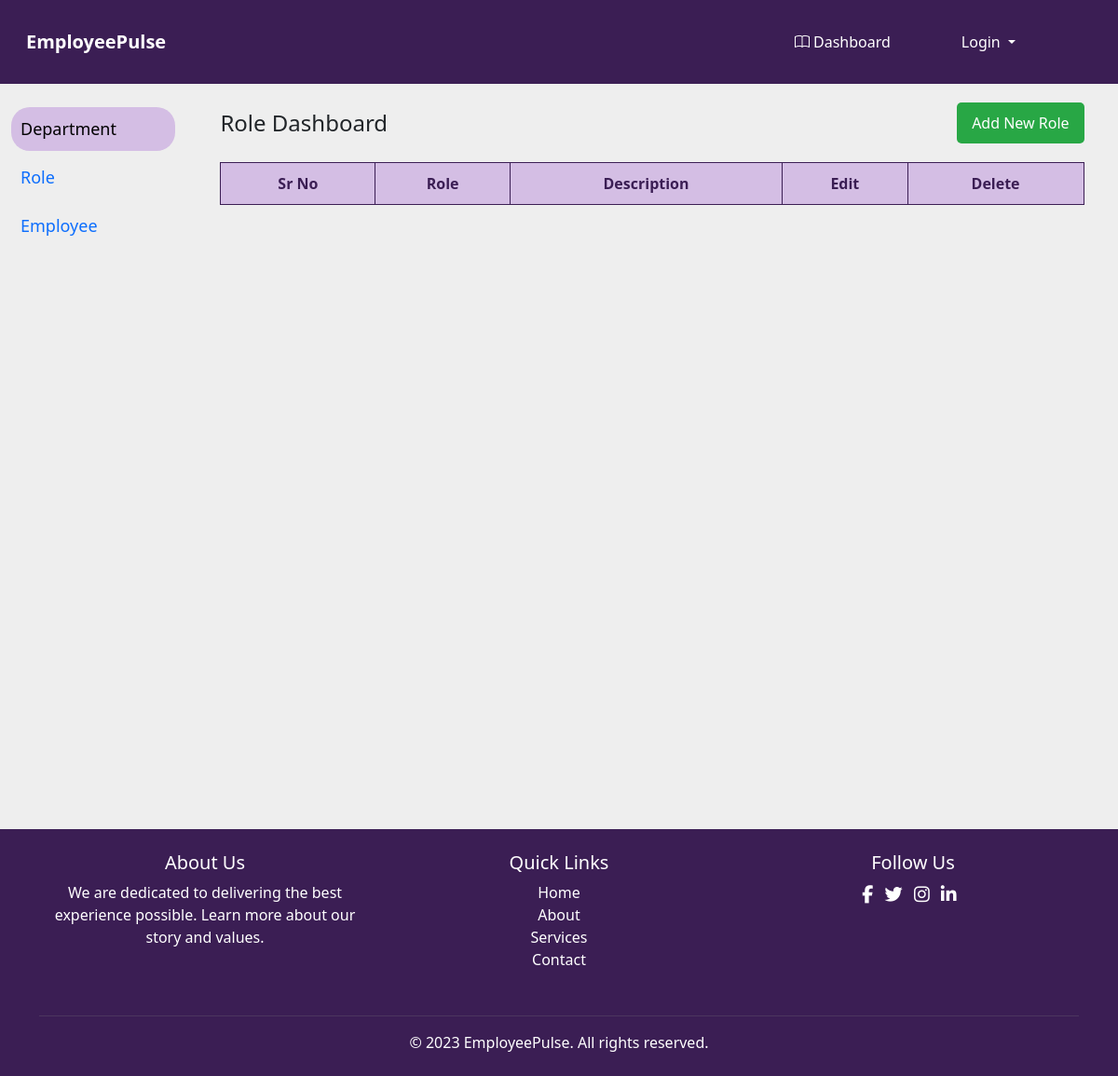
/role, run on an earlier commit of the app's database.
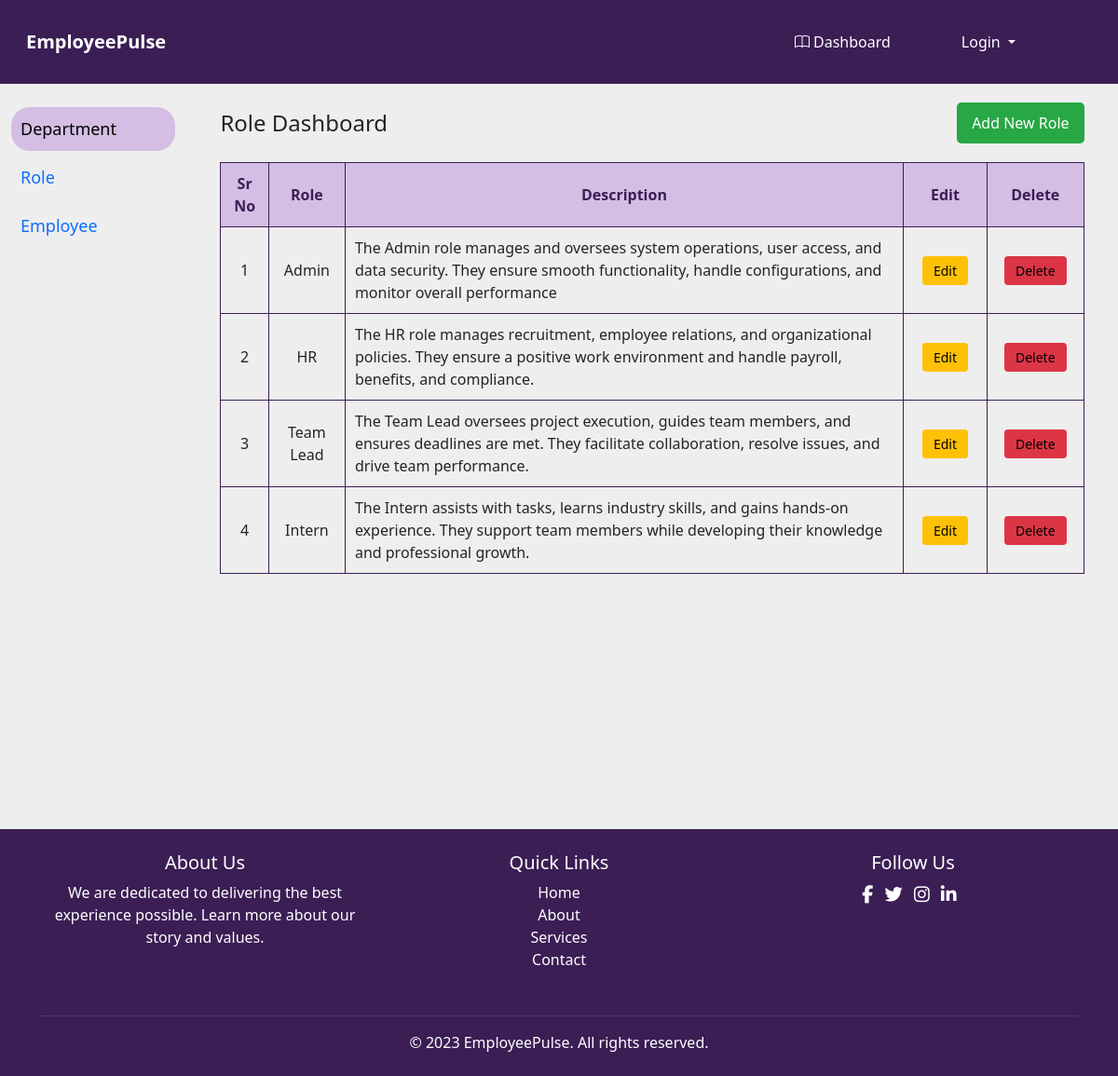
And on a later commit of the database.
### app/models.py (models this page shows, shortened)
class Role(models.Model):
    role = models.CharField(max_length=100)
    desc = models.CharField(max_length=300)
    created_at = models.DateTimeField(auto_now_add=True)
    updated_at = models.DateTimeField(auto_now=True)

### app/views.py (the view)
# urls.py: path('role', views.role),
def role(request):
    context={}
    r = Role.objects.all().order_by('id')
    context['data'] = r
    return render(request, 'role.html', context)

### templates/role.html (shortened to what this page needs)
{% extends 'base.html' %}
{% load static %}
{% block 'main' %}
<div class="dept-container">
    <div class="dept-header">
        <h2>Role Dashboard</h2>
        <button class="dept-add-btn" onclick="showRoleForm()">Add New Role</button>
    </div>
    <table class="dept-table">
        <thead>
            <tr>
                <th>Sr No</th>
                <th>Role</th>
                <th>Description</th>
                <th>Edit</th>
                <th>Delete</th>
            </tr>
        </thead>
        <tbody>
            {% for i in data %}
            <tr>
                <td>{{ forloop.counter }}</td>
                <td>{{ i.role }}</td>
                <td style="text-align: left;">{{ i.desc }}</td>
                <td>
                    <a href="#" onclick="showRoleEditForm('{{ i.role }}', '{{ i.desc }}', '{{ i.id }}')"
                        class="dept-edit-btn" style="text-decoration: none; color: black;">
                        Edit
                    </a>
                </td>
                <td>
                    <a href="/del_role/{{ i.id }}" class="dept-delete-btn" style="text-decoration: none; color: black;">
                        Delete
                    </a>
                </td>
            </tr>
            {% endfor %}
        </tbody>
    </table>
</div>
{% endblock 'main' %}

What changed in the data, as far as the page shows it:
added Role: role "Admin", desc "The Admin role manages and oversees system operations, user access, and data security. They ensure smooth functionality, handle configurations, and monitor overall performance"
added Role: role "HR", desc "The HR role manages recruitment, employee relations, and organizational policies. They ensure a positive work environment and handle payroll, benefits, and compliance."
added Role: role "Team Lead", desc "The Team Lead oversees project execution, guides team members, and ensures deadlines are met. They facilitate collaboration, resolve issues, and drive team performance."
added Role: role "Intern", desc "The Intern assists with tasks, learns industry skills, and gains hands-on experience. They support team members while developing their knowledge and professional growth."
